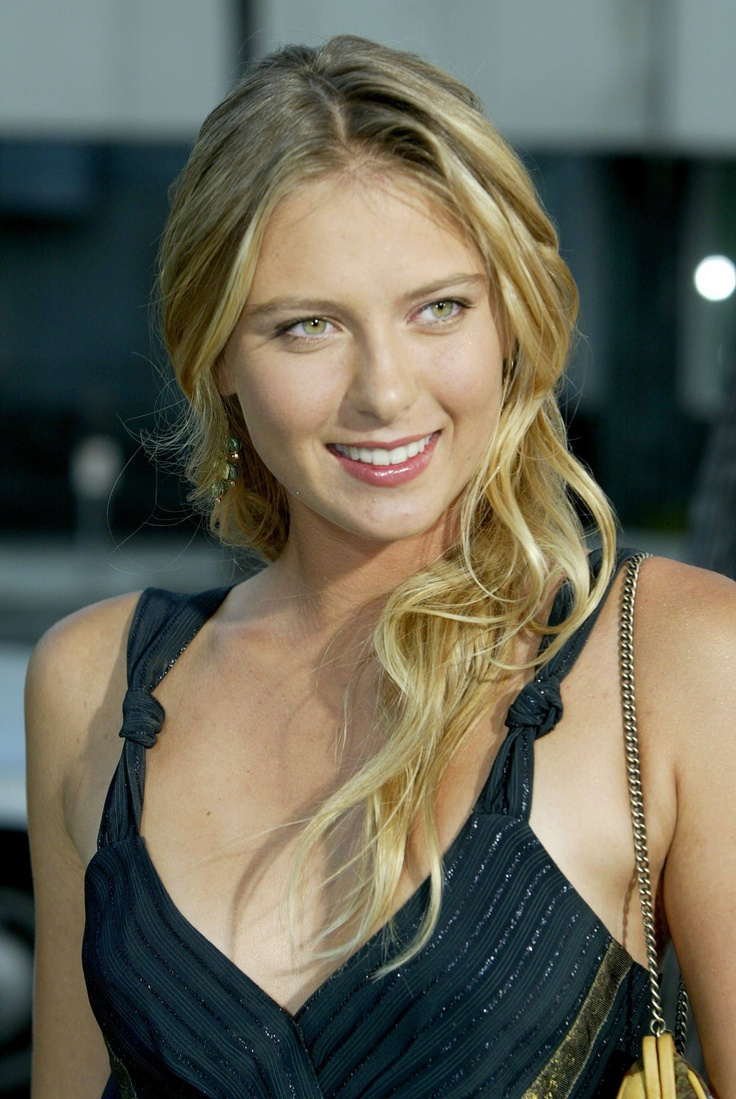
#> input picture Model/test_image/mariasarapova1.jpg, 736 x 1099 px
$ jupyter execute --allow-errors sport_person_classifier.ipynb   (shell and % lines are left out)
#> lines starting #> are read from the running program, lines starting #| are printed output that depends on the picture
[cell 1]
import numpy as np
import pandas as pd
import matplotlib.pyplot as plt
import cv2

[cell 2]
import numpy as np
import cv2
import matplotlib
from matplotlib import pyplot as plt

[cell 3]
img = cv2.imread('./test_image/mariasarapova1.jpg')
#> img is the input picture: shape (1099, 736, 3); mean B, G, R 85.6, 101.2, 103.2

[cell 4]
img.shape
#> Out = (1099, 736, 3)

[cell 5]
plt.imshow(img)

[cell 6]
gray = cv2.cvtColor(img, cv2.COLOR_BGR2GRAY)
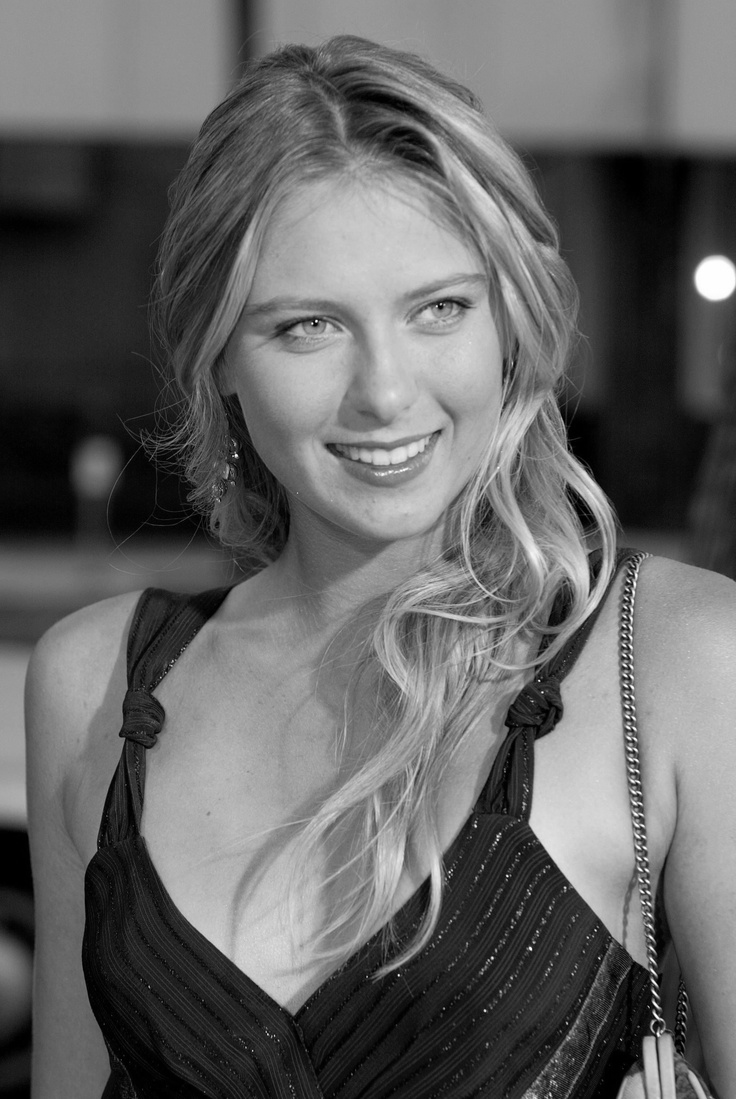
#> gray: shape (1099, 736); min 0, max 255, mean 100
gray.shape
#> Out = (1099, 736)

[cell 7]
plt.imshow(gray)

[cell 8]
face_cascade = cv2.CascadeClassifier(cv2.data.haarcascades + 'haarcascade_frontalface_default.xml')
eye_cascade = cv2.CascadeClassifier(cv2.data.haarcascades + 'haarcascade_eye.xml')
faces = face_cascade.detectMultiScale(gray, 1.3, 5)
#> faces = [[210, 190, 334, 334]]

[cell 9]
faces
#> Out = [[210, 190, 334, 334]]

[cell 10]
x, y, w, h = faces[0]
#> x = 210; y = 190; w = 334; h = 334
x, y, w, h
#> Out = (210, 190, 334, 334)

[cell 11]
cv2.destroyAllWindows()
face_img = cv2.rectangle(img, (x, y), (x + w, y+ h), (250, 0, 0),2)
plt.imshow(face_img)

[cell 12]
cv2.destroyAllWindows()
for (x,y,w,h) in faces:
    face_img = cv2.rectangle(img,(x,y),(x+w,y+h),(255,0,0),1)
    roi_gray = gray[y:y+h, x:x+w]
    roi_color = face_img[y:y+h, x:x+w]
    eyes = eye_cascade.detectMultiScale(roi_gray)
    for(ex, ey, ew, eh) in eyes:
        cv2.rectangle(roi_color,(ex,ey),(ex+ew,ey+eh),(0,255,0), 2)
#> this loop made 1 pass
#> (x, y, w, h, eyes) on pass 1: (210, 190, 334, 334, [[195, 86, 67, 67], [58, 100, 77, 77]])
#> pass 1, `face_img = cv2.rectangle(img,(x,y),(x+w,y+h),(255,0,0),1)`:
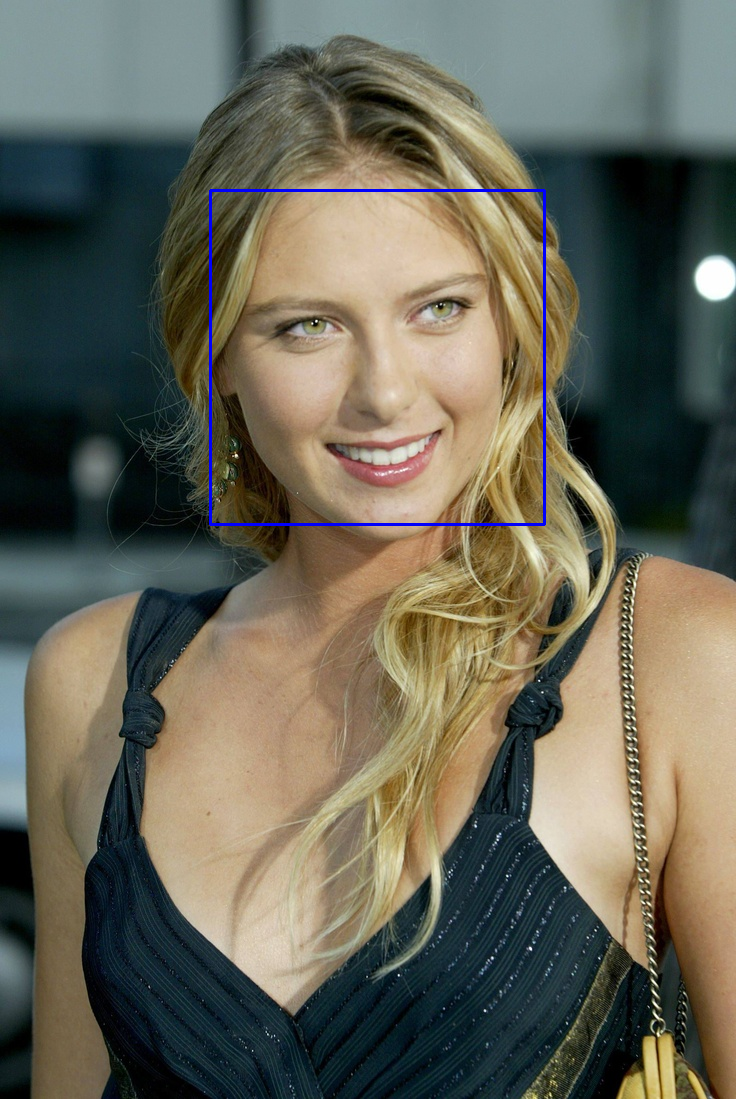
#> face_img: shape (1099, 736, 3); mean B, G, R 86.5, 100.7, 102.6
#> pass 1, `roi_gray = gray[y:y+h, x:x+w]`:
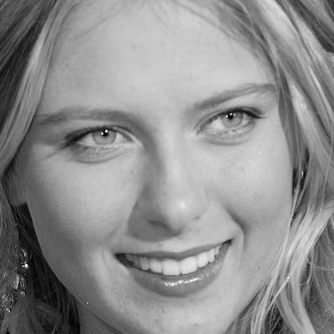
#> roi_gray: shape (334, 334); min 1, max 254, mean 142.2
#> after the loop:
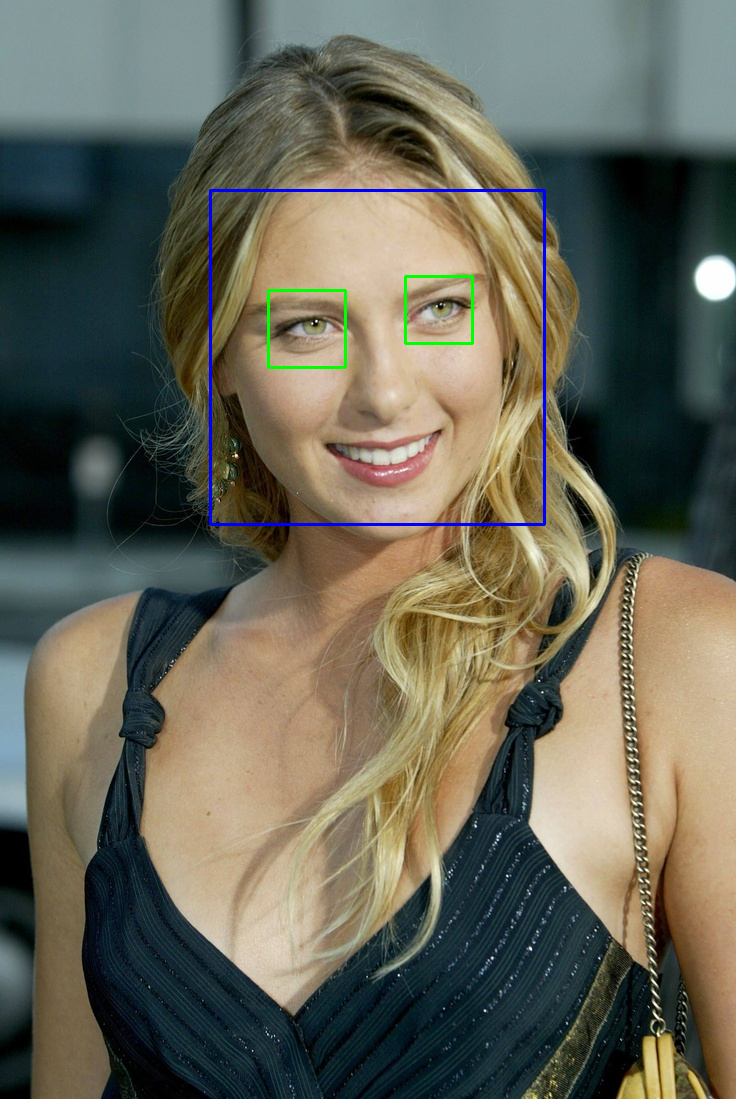
#> img: shape (1099, 736, 3); mean B, G, R 86.2, 100.9, 102.2
#> after the loop:
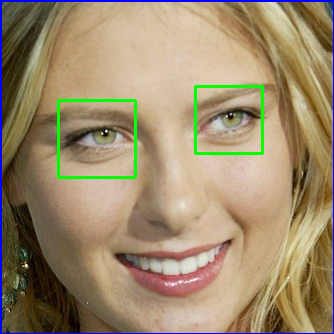
#> roi_color: shape (334, 334, 3); mean B, G, R 108.4, 138.5, 156.4


plt.figure()
plt.imshow(face_img, cmap='gray')
plt.show()

[cell 13]
plt.imshow(roi_color, cmap=  'gray')

[cell 14]
cropped_img = np.array(roi_color)
roi_color.shape
#> Out = (334, 334, 3)

[cell 15]
def get_cropped_image_if_2_eyes(image_path):
    img = cv2.imread(image_path)
    gray = cv2.cvtColor(img, cv2.COLOR_BGR2GRAY)
    faces = face_cascade.detectMultiScale(gray, 1.3, 5)
    for (x,y,w,h) in faces:
        roi_gray = gray[y:y+h, x:x+w]
        roi_color = img[y:y+h, x:x+w]
        eyes = eye_cascade.detectMultiScale(roi_gray)
        if len(eyes) >= 2:
            return roi_color

[cell 16]
cv2.destroyAllWindows()
for (x,y,w,h) in faces:
    face_img = cv2.rectangle(img,(x,y),(x+w,y+h),(255,0,0),1)
    roi_gray = gray[y:y+h, x:x+w]
    roi_color = face_img[y:y+h, x:x+w]
    eyes = eye_cascade.detectMultiScale(roi_gray)
    for(ex, ey, ew, eh) in eyes:
        cv2.rectangle(roi_color,(ex,ey),(ex+ew,ey+eh),(0,255,0), 2)


plt.figure()
plt.imshow(face_img, cmap='gray')
plt.show()

[cell 17]
original_img = cv2.imread('./test_image/mariasarapova1.jpg')
plt.imshow(original_img)

[cell 18]
cropped_img = get_cropped_image_if_2_eyes('./test_image/mariasarapova1.jpg')
#> in get_cropped_image_if_2_eyes, `faces = face_cascade.detectMultiScale(gray, 1.3, 5)`: faces = [[210, 190, 334, 334]]
#> the loop in get_cropped_image_if_2_eyes, `for (x,y,w,h) in faces:` made 1 pass
#> pass 1, in get_cropped_image_if_2_eyes, `roi_color = img[y:y+h, x:x+w]`:
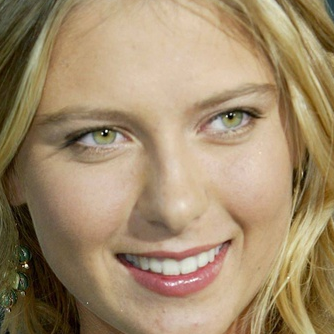
#> roi_color: shape (334, 334, 3); mean B, G, R 107.4, 139.1, 161.5
plt.imshow(cropped_img)

[cell 19]
crop2 = get_cropped_image_if_2_eyes('./test_image/mariasarapova2.jpg')
#> call 2 of get_cropped_image_if_2_eyes, with image_path = './test_image/mariasarapova2.jpg'
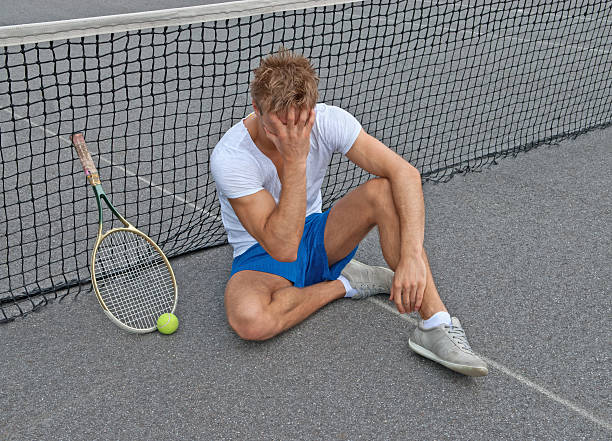
#> input picture Model/test_image/mariasarapova2.jpg, 612 x 441 px
#> in get_cropped_image_if_2_eyes, img is the input picture: shape (441, 612, 3); mean B, G, R 127.1, 125, 126.2
#> in get_cropped_image_if_2_eyes (call 2), `gray = cv2.cvtColor(img, cv2.COLOR_BGR2GRAY)`:
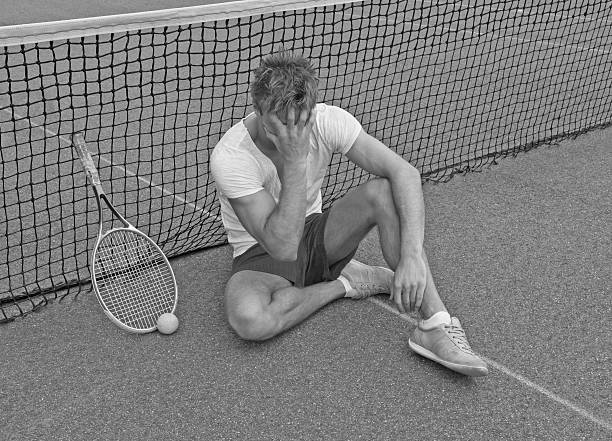
#> gray: shape (441, 612); min 0, max 255, mean 125.7
#> in get_cropped_image_if_2_eyes (call 2), `faces = face_cascade.detectMultiScale(gray, 1.3, 5)`: faces = ()
crop2

[cell 20]
path_to_data = "./dataset/"
path_to_cr_data =  "./dataset/cropped/"

[cell 21]
import os
img_dirs = []
for entry in os.scandir(path_to_data):
    if entry.is_dir:
        img_dirs.append(entry.path)

[cell 22]
img_dirs

[cell 23]
import shutil
#> (the rest of this cell did not finish here and is left out)

[cell 24]
cropped_image_dirs = []
#> (the rest of this cell did not finish here and is left out)

[cell 25]
cropped_image_dirs

[cell 26]
import numpy as np
import pywt
import cv2

def w2d(img, mode='haar', level=1):
#> called with mode = 'db1', level = 5
    imArray = img
    #Datatype conversions
    #convert to grayscale
    imArray = cv2.cvtColor( imArray,cv2.COLOR_RGB2GRAY )
    #convert to float
    imArray =  np.float32(imArray)
    imArray /= 255;
    # compute coefficients
    coeffs=pywt.wavedec2(imArray, mode, level=level)
#> coeffs = 6 items

    #Process Coefficients
    coeffs_H=list(coeffs)
#> coeffs_H = 6 items
    coeffs_H[0] *= 0;

    # reconstruction
    imArray_H=pywt.waverec2(coeffs_H, mode);
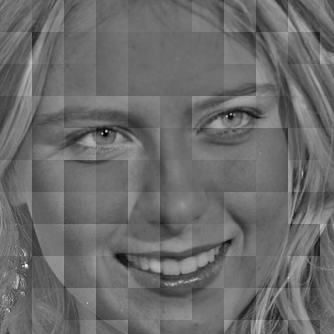
#> imArray_H: shape (334, 334) float32; min -0.535, max 0.735, mean 0.000106; drawn with min black and max white
    imArray_H *= 255;
    imArray_H =  np.uint8(imArray_H)
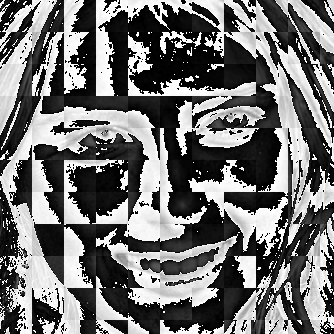
#> imArray_H: shape (334, 334); min 0, max 255, mean 113.4

    return imArray_H

[cell 27]
im_har = w2d(cropped_img,'db1',5)
plt.imshow(im_har, cmap='gray')

[cell 28]
celebrity_file_names_dict = {}
for img_dir in cropped_image_dirs:
    celebrity_name = img_dir.split('/')[-1]
    file_list = []
    for entry in os.scandir(img_dir):
        file_list.append(entry.path)
    celebrity_file_names_dict[celebrity_name] = file_list

[cell 29]
celebrity_file_names_dict

[cell 30]
class_dict = {}
count = 0
for celebrity_name in celebrity_file_names_dict.keys():
    class_dict[celebrity_name] = count
    count += 1
class_dict
